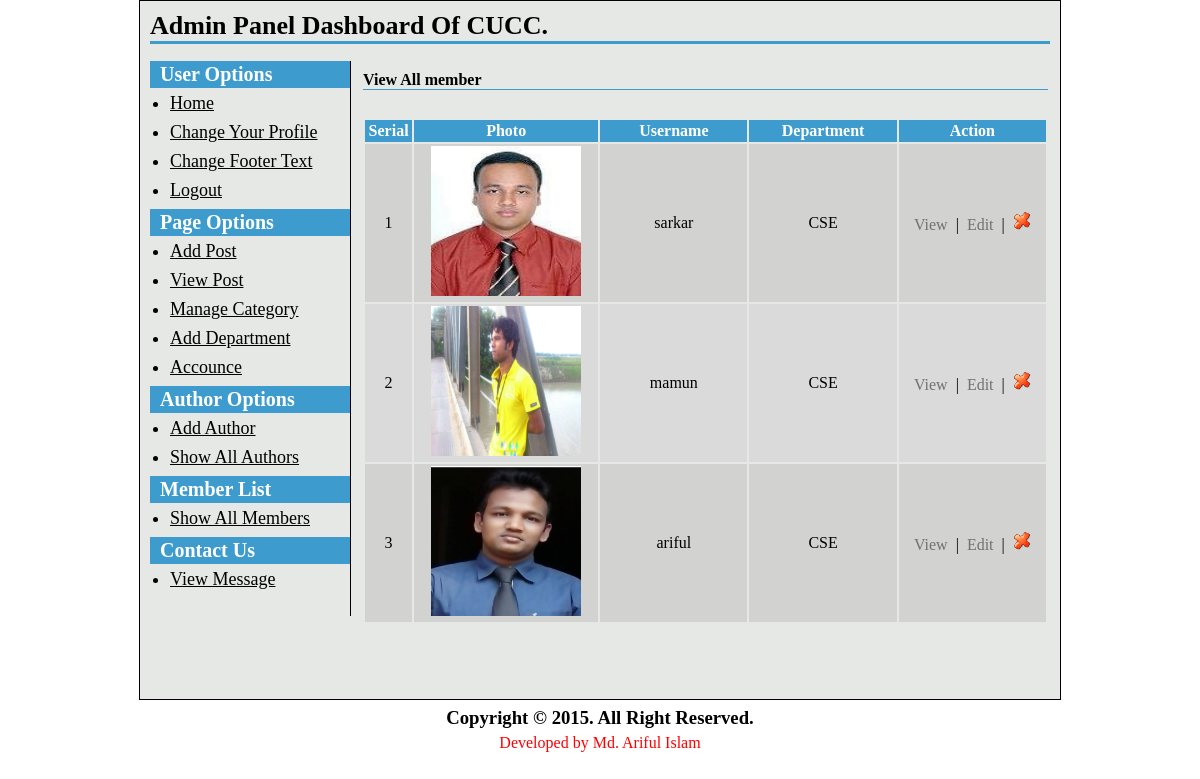
The page /admin/view-member.php (signed in) on the database its author committed.
### tables this page shows
CREATE TABLE IF NOT EXISTS `member_list` (
  `member_id` int(11) NOT NULL,
  `member_pic` varchar(255) NOT NULL,
  `firstname` varchar(255) NOT NULL,
  `lastname` varchar(255) NOT NULL,
  `username` varchar(255) NOT NULL,
  `user_type` varchar(255) NOT NULL,
  `dept_id` varchar(255) NOT NULL,
  `dept_name` varchar(255) NOT NULL,
  `sex` varchar(255) NOT NULL,
  `contact_num` varchar(255) NOT NULL,
  `address` text NOT NULL,
  `birthday` varchar(255) NOT NULL,
  `email` varchar(255) NOT NULL,
  `password` varchar(255) NOT NULL,
  `regi_date` varchar(255) NOT NULL
);

### admin/view-member.php (the view, shortened to what this page needs)
<?php
include("../config.php");
?>
<?php include("header.php"); ?>
<h2>View  All member</h2>
<p>&nbsp;</p>
<table class="tbl2" width="100%">
	<tr>
		<th width="5%">Serial</th>
		<th width="25%">Photo</th>
		<th width="20%">Username</th>
		<th width="20%">Department</th>
		<th width="20%">Action</th>
	</tr>
	<?php
		$i=0;
			$limit = 5;
			$page = @$_GET['page'];
			if($page)
				$start = ($page - 1) * $limit;
			else
				$start = 0;
			$statement = $db->prepare("SELECT * FROM member_list ORDER BY member_id DESC LIMIT $start, $limit");
			$statement->execute();
			$result = $statement->fetchAll(PDO::FETCH_ASSOC);
	foreach($result as $row)
	{
					$statement = $db->prepare("SELECT * FROM member_list ORDER BY member_id DESC");
					$statement->execute();
					$result = $statement->fetchAll(PDO::FETCH_ASSOC);
		$i++;
		?>
		<tr>
		<td><?php echo $i; ?></td>
		<td><a href="../uploads/<?php echo $row['member_pic']; ?>"><img class="Pimg" src="../uploads/<?php echo $row['member_pic']; ?>" alt="" width="150" height="150"/></a></td>
		<td><?php echo $row['username']; ?></td>
		<td><?php echo $row['dept_name']; ?></td>
		<td>
			<a class="fancybox" href="#inline<?php echo $i; ?>">View</a>
		</tr>
				</table></form>
	</div>
			&nbsp;|&nbsp;
			<a href="edit-member.php?member_id=<?php echo $row['member_id']; ?>">Edit</a>
			&nbsp;|&nbsp;
			<a onclick='return confirmDelete();' href="view-member.php?member_id=<?php echo $row['member_id']; ?>"><img src="../images/delete.gif"></a></td>
		<?php
	}
	?>
<div class="pagination">
</div>
<?php include("footer.php"); ?>

### style-admin.css (style rules this page uses)
* { padding: 0; margin: 0; }
body, input, textarea, select { font-family: 'Times New Roman', arial; font-size: 16px; }
table.tbl2 { margin-top: 10px; }
table.tbl2 tr th, table.tbl2 tr td { padding: 2px; }
table.tbl2 tr td { text-align: center; }
table.tbl2 tr th { background-color: #3d9ccd; color: #fff; }
table.tbl2 tr:nth-child(2n+1) td { background-color: #d9dad9; }
table.tbl2 tr:nth-child(2n) td { background-color: #d2d3d1; }
table.tbl2 tr td a { color: #70726e; text-decoration: none; }
#content h2 { font-size: 16px; color: #000; border-bottom: 1px solid #3d9ccd; margin-top: 10px; }
div.pagination { padding: 3px; margin: 3px; z-index: 1000; font-size: 14px; margin-bottom: 20px; }

### rows shown on the page
member_list: member_pic (picture), username "sarkar", dept_name "CSE"
member_list: member_pic (picture), username "mamun", dept_name "CSE"
member_list: member_pic (picture), username "ariful", dept_name "CSE"
